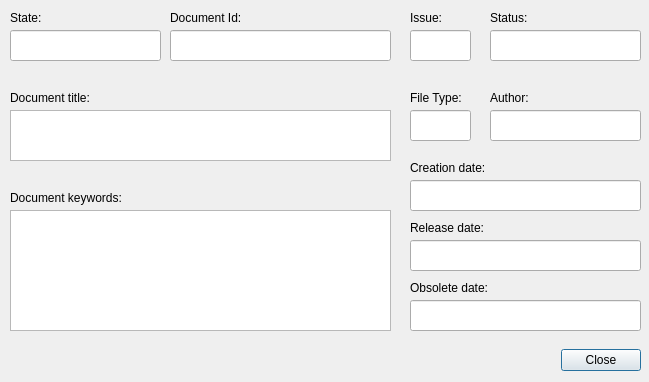
<ui version="4.0" >
 <class>Document_Info_Dialog</class>
 <widget class="QDialog" name="Document_Info_Dialog" >
  <property name="enabled" >
   <bool>true</bool>
  </property>
  <property name="geometry" >
   <rect>
    <x>0</x>
    <y>0</y>
    <width>649</width>
    <height>382</height>
   </rect>
  </property>
  <property name="windowTitle" >
   <string>Document Info</string>
  </property>
  <property name="modal" >
   <bool>true</bool>
  </property>
  <widget class="QDialogButtonBox" name="Document_Info_Confirm" >
   <property name="enabled" >
    <bool>true</bool>
   </property>
   <property name="geometry" >
    <rect>
     <x>0</x>
     <y>340</y>
     <width>641</width>
     <height>41</height>
    </rect>
   </property>
   <property name="orientation" >
    <enum>Qt::Horizontal</enum>
   </property>
   <property name="standardButtons" >
    <set>QDialogButtonBox::Close</set>
   </property>
  </widget>
  <widget class="QLabel" name="label" >
   <property name="geometry" >
    <rect>
     <x>170</x>
     <y>10</y>
     <width>141</width>
     <height>16</height>
    </rect>
   </property>
   <property name="text" >
    <string>Document Id:</string>
   </property>
  </widget>
  <widget class="QLabel" name="label_2" >
   <property name="geometry" >
    <rect>
     <x>10</x>
     <y>90</y>
     <width>111</width>
     <height>16</height>
    </rect>
   </property>
   <property name="text" >
    <string>Document title:</string>
   </property>
  </widget>
  <widget class="QLineEdit" name="document_id" >
   <property name="geometry" >
    <rect>
     <x>170</x>
     <y>30</y>
     <width>221</width>
     <height>31</height>
    </rect>
   </property>
   <property name="readOnly" >
    <bool>true</bool>
   </property>
  </widget>
  <widget class="QLineEdit" name="issue" >
   <property name="geometry" >
    <rect>
     <x>410</x>
     <y>30</y>
     <width>61</width>
     <height>31</height>
    </rect>
   </property>
   <property name="readOnly" >
    <bool>true</bool>
   </property>
  </widget>
  <widget class="QLineEdit" name="status" >
   <property name="geometry" >
    <rect>
     <x>490</x>
     <y>30</y>
     <width>151</width>
     <height>31</height>
    </rect>
   </property>
   <property name="readOnly" >
    <bool>true</bool>
   </property>
  </widget>
  <widget class="QLineEdit" name="author" >
   <property name="geometry" >
    <rect>
     <x>490</x>
     <y>110</y>
     <width>151</width>
     <height>31</height>
    </rect>
   </property>
   <property name="readOnly" >
    <bool>true</bool>
   </property>
  </widget>
  <widget class="QLineEdit" name="creation_date" >
   <property name="geometry" >
    <rect>
     <x>410</x>
     <y>180</y>
     <width>231</width>
     <height>31</height>
    </rect>
   </property>
   <property name="readOnly" >
    <bool>true</bool>
   </property>
  </widget>
  <widget class="QLineEdit" name="state" >
   <property name="geometry" >
    <rect>
     <x>10</x>
     <y>30</y>
     <width>151</width>
     <height>31</height>
    </rect>
   </property>
   <property name="readOnly" >
    <bool>true</bool>
   </property>
  </widget>
  <widget class="QLabel" name="label_3" >
   <property name="geometry" >
    <rect>
     <x>490</x>
     <y>10</y>
     <width>141</width>
     <height>16</height>
    </rect>
   </property>
   <property name="text" >
    <string>Status:</string>
   </property>
  </widget>
  <widget class="QLabel" name="label_4" >
   <property name="geometry" >
    <rect>
     <x>410</x>
     <y>10</y>
     <width>61</width>
     <height>16</height>
    </rect>
   </property>
   <property name="text" >
    <string>Issue:</string>
   </property>
  </widget>
  <widget class="QLabel" name="label_5" >
   <property name="geometry" >
    <rect>
     <x>10</x>
     <y>10</y>
     <width>51</width>
     <height>16</height>
    </rect>
   </property>
   <property name="text" >
    <string>State:</string>
   </property>
  </widget>
  <widget class="QLabel" name="label_6" >
   <property name="geometry" >
    <rect>
     <x>490</x>
     <y>90</y>
     <width>111</width>
     <height>16</height>
    </rect>
   </property>
   <property name="text" >
    <string>Author:</string>
   </property>
  </widget>
  <widget class="QLabel" name="label_7" >
   <property name="geometry" >
    <rect>
     <x>410</x>
     <y>160</y>
     <width>111</width>
     <height>16</height>
    </rect>
   </property>
   <property name="text" >
    <string>Creation date:</string>
   </property>
  </widget>
  <widget class="QLineEdit" name="file_type" >
   <property name="geometry" >
    <rect>
     <x>410</x>
     <y>110</y>
     <width>61</width>
     <height>31</height>
    </rect>
   </property>
   <property name="readOnly" >
    <bool>true</bool>
   </property>
  </widget>
  <widget class="QLabel" name="label_8" >
   <property name="geometry" >
    <rect>
     <x>410</x>
     <y>90</y>
     <width>111</width>
     <height>16</height>
    </rect>
   </property>
   <property name="text" >
    <string>File Type:</string>
   </property>
  </widget>
  <widget class="QLineEdit" name="release_date" >
   <property name="geometry" >
    <rect>
     <x>410</x>
     <y>240</y>
     <width>231</width>
     <height>31</height>
    </rect>
   </property>
   <property name="readOnly" >
    <bool>true</bool>
   </property>
  </widget>
  <widget class="QLabel" name="label_9" >
   <property name="geometry" >
    <rect>
     <x>410</x>
     <y>220</y>
     <width>111</width>
     <height>16</height>
    </rect>
   </property>
   <property name="text" >
    <string>Release date:</string>
   </property>
  </widget>
  <widget class="QLineEdit" name="obsolete_date" >
   <property name="geometry" >
    <rect>
     <x>410</x>
     <y>300</y>
     <width>231</width>
     <height>31</height>
    </rect>
   </property>
   <property name="readOnly" >
    <bool>true</bool>
   </property>
  </widget>
  <widget class="QLabel" name="label_10" >
   <property name="geometry" >
    <rect>
     <x>410</x>
     <y>280</y>
     <width>111</width>
     <height>16</height>
    </rect>
   </property>
   <property name="text" >
    <string>Obsolete date:</string>
   </property>
  </widget>
  <widget class="QPlainTextEdit" name="document_keywords" >
   <property name="geometry" >
    <rect>
     <x>10</x>
     <y>210</y>
     <width>381</width>
     <height>121</height>
    </rect>
   </property>
  </widget>
  <widget class="QLabel" name="label_11" >
   <property name="geometry" >
    <rect>
     <x>10</x>
     <y>190</y>
     <width>161</width>
     <height>16</height>
    </rect>
   </property>
   <property name="text" >
    <string>Document keywords:</string>
   </property>
  </widget>
  <widget class="QPlainTextEdit" name="document_title" >
   <property name="geometry" >
    <rect>
     <x>10</x>
     <y>110</y>
     <width>381</width>
     <height>51</height>
    </rect>
   </property>
  </widget>
 </widget>
 <resources/>
 <connections>
  <connection>
   <sender>Document_Info_Confirm</sender>
   <signal>rejected()</signal>
   <receiver>Document_Info_Dialog</receiver>
   <slot>close()</slot>
   <hints>
    <hint type="sourcelabel" >
     <x>316</x>
     <y>260</y>
    </hint>
    <hint type="destinationlabel" >
     <x>286</x>
     <y>274</y>
    </hint>
   </hints>
  </connection>
 </connections>
</ui>
